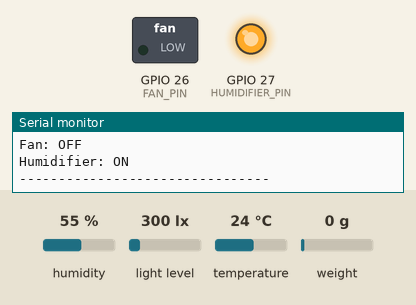
Recording of a sketch running on a simulated ESP32. On the bench: switched loads named in the sketch (green lamp = pin HIGH), output pins drawn as LEDs (lit = HIGH), the last lines printed to the serial monitor. The inputs (shaded band) are chosen by the test bench; at power-on: temperature 24 °C, humidity 55 %, light level 300 lx, weight on the scale 0 g.

Above: at 2.2 s.
2.3 s: temperature set to 29.3 °C
5.3 s: temperature set to 30.6 °C
At 7.4 s:
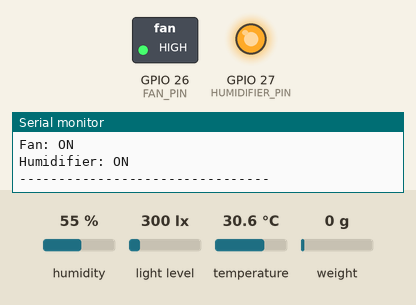
8.3 s: humidity set to 63 %
11.3 s: humidity set to 66 %
At 14.8 s:
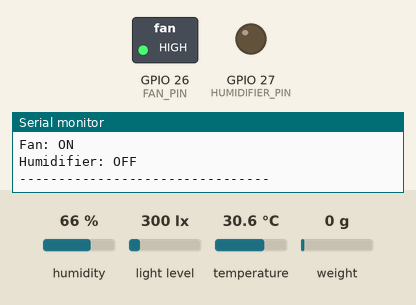
15.5 s: humidity set to 22 %
At 17.3 s:
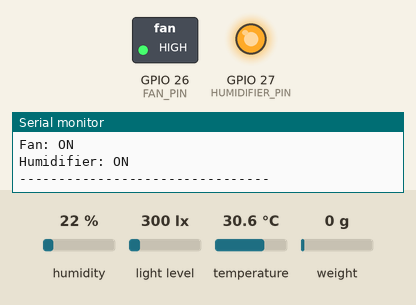
18.5 s: humidity set to 68 %
At 19.8 s:
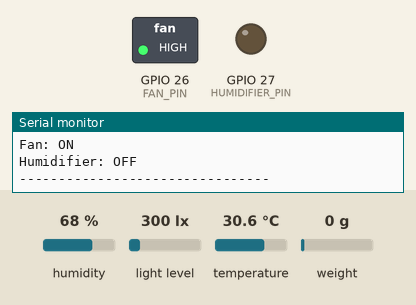
Timing chart, 0 to 21.5 s (numbered marks = the images above; inputs shaded):
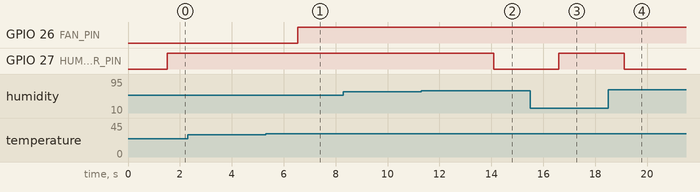

The sketch:

code.ino
```cpp
/*************************************************
 * Smart Onion Storage System - ESP32
 * Sensors: DHT22, BH1750, HX711
 * Actuators: Fan, Humidifier (via MOSFET)
 *************************************************/

#include <Arduino.h>
#include <DHT.h>
#include <Wire.h>
#include <BH1750.h>
#include "HX711.h"

/* ---------- Pin Definitions ---------- */
#define DHTPIN 4
#define DHTTYPE DHT22

#define HX711_DOUT 19
#define HX711_SCK  18

#define FAN_PIN 26
#define HUMIDIFIER_PIN 27

/* ---------- Objects ---------- */
DHT dht(DHTPIN, DHTTYPE);
BH1750 lightMeter;
HX711 scale;

/* ---------- Thresholds ---------- */
float TEMP_THRESHOLD = 30.0;     // °C
float HUM_THRESHOLD  = 65.0;     // %

/* ---------- Setup ---------- */
void setup() {
  Serial.begin(115200);

  pinMode(FAN_PIN, OUTPUT);
  pinMode(HUMIDIFIER_PIN, OUTPUT);

  digitalWrite(FAN_PIN, LOW);
  digitalWrite(HUMIDIFIER_PIN, LOW);

  // Start sensors
  dht.begin();

  Wire.begin(21, 22); // SDA, SCL
  lightMeter.begin(BH1750::CONTINUOUS_HIGH_RES_MODE);

  scale.begin(HX711_DOUT, HX711_SCK);
  scale.set_scale();     // Calibrate later
  scale.tare();          // Zero the scale

  Serial.println("Smart Onion Storage System Started");
}

/* ---------- Main Loop ---------- */
void loop() {
  /* ---- Read DHT22 ---- */
  float humidity = dht.readHumidity();
  float temperature = dht.readTemperature(); // Celsius

  if (isnan(humidity) || isnan(temperature)) {
    Serial.println("Failed to read from DHT sensor!");
    delay(2000);
    return;
  }

  /* ---- Read Light ---- */
  float lux = lightMeter.readLightLevel();

  /* ---- Read Load Cell ---- */
  float weight = scale.get_units(5); // average of 5 readings

  /* ---- Control Fan ---- */
  if (temperature > TEMP_THRESHOLD) {
    digitalWrite(FAN_PIN, HIGH);
  } else {
    digitalWrite(FAN_PIN, LOW);
  }

  /* ---- Control Humidifier ---- */
  if (humidity < HUM_THRESHOLD) {
    digitalWrite(HUMIDIFIER_PIN, HIGH);
  } else {
    digitalWrite(HUMIDIFIER_PIN, LOW);
  }

  /* ---- Serial Monitor Output ---- */
  Serial.println("-------- System Status --------");
  Serial.print("Temperature: ");
  Serial.print(temperature);
  Serial.println(" °C");
  Serial.print("Humidity: ");
  Serial.print(humidity);
  Serial.println(" %");

  Serial.print("Light: ");
  Serial.print(lux);
  Serial.println(" lx");

  Serial.print("Weight: ");
  Serial.print(weight);
  Serial.println(" units");

  Serial.print("Fan: ");
  Serial.println(digitalRead(FAN_PIN) ? "ON" : "OFF");

  Serial.print("Humidifier: ");
  Serial.println(digitalRead(HUMIDIFIER_PIN) ? "ON" : "OFF");

  Serial.println("--------------------------------\n");

  delay(2000);
}
```

Measured:
- the behaviour switches between 30 and 30.1 °C on temperature (found by bisection; images 0 and 1)
- the behaviour switches between 64 and 65 % on humidity (found by bisection; images 1 and 2)
- after the input at 5.3 s, GPIO 26 (FAN_PIN): LOW → HIGH after 1.2 s
- after the input at 11.3 s, GPIO 27 (HUMIDIFIER_PIN): HIGH → LOW after 2.8 s
- after the input at 15.5 s, GPIO 27 (HUMIDIFIER_PIN): LOW → HIGH after 1.1 s
- after the input at 18.5 s, GPIO 27 (HUMIDIFIER_PIN): HIGH → LOW after 0.61 s
